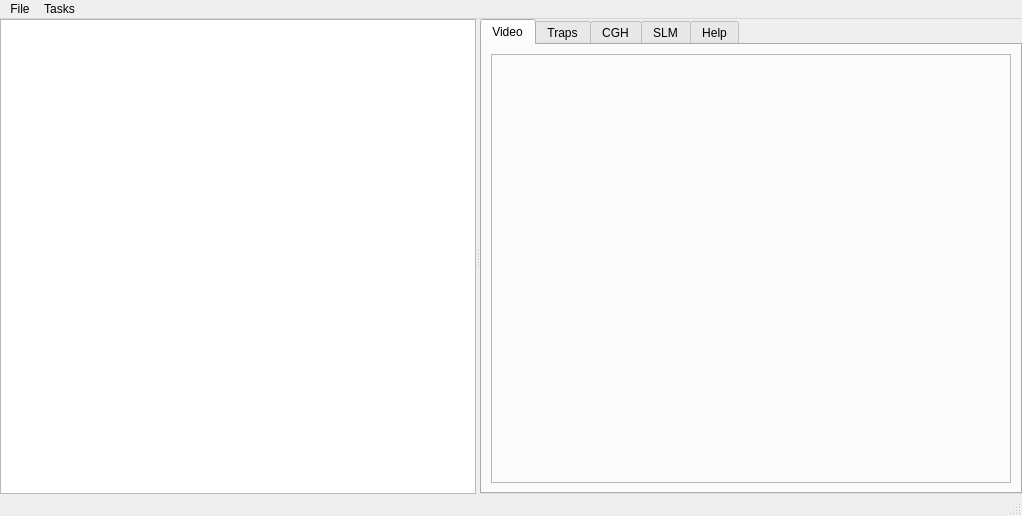
<?xml version="1.0" encoding="UTF-8"?>
<ui version="4.0">
 <class>MainWindow</class>
 <widget class="QMainWindow" name="MainWindow">
  <property name="geometry">
   <rect>
    <x>0</x>
    <y>0</y>
    <width>1022</width>
    <height>516</height>
   </rect>
  </property>
  <property name="windowTitle">
   <string>QHOT</string>
  </property>
  <widget class="QWidget" name="centralwidget">
   <layout class="QVBoxLayout" name="verticalLayout_5">
    <property name="leftMargin">
     <number>0</number>
    </property>
    <property name="topMargin">
     <number>0</number>
    </property>
    <property name="rightMargin">
     <number>0</number>
    </property>
    <property name="bottomMargin">
     <number>0</number>
    </property>
    <item>
     <widget class="QSplitter" name="splitter">
      <property name="orientation">
       <enum>Qt::Horizontal</enum>
      </property>
      <widget class="QHOTScreen" name="screen"/>
      <widget class="QTabWidget" name="tabWidget">
       <property name="currentIndex">
        <number>0</number>
       </property>
       <widget class="QWidget" name="videoTab">
        <attribute name="title">
         <string>Video</string>
        </attribute>
        <layout class="QVBoxLayout" name="verticalLayout_2">
         <item>
          <widget class="QDVRWidget" name="dvr">
           <property name="frameShape">
            <enum>QFrame::StyledPanel</enum>
           </property>
           <property name="frameShadow">
            <enum>QFrame::Raised</enum>
           </property>
          </widget>
         </item>
        </layout>
       </widget>
       <widget class="QWidget" name="trapTab">
        <attribute name="title">
         <string>Traps</string>
        </attribute>
        <layout class="QVBoxLayout" name="verticalLayout_3">
         <item>
          <widget class="QTrapWidget" name="traps">
           <property name="frameShape">
            <enum>QFrame::StyledPanel</enum>
           </property>
           <property name="frameShadow">
            <enum>QFrame::Raised</enum>
           </property>
          </widget>
         </item>
        </layout>
       </widget>
       <widget class="QWidget" name="cghTab">
        <attribute name="title">
         <string>CGH</string>
        </attribute>
        <layout class="QVBoxLayout" name="verticalLayout_4">
         <item>
          <widget class="QCGHTree" name="cghTree">
           <attribute name="headerVisible">
            <bool>false</bool>
           </attribute>
           <column>
            <property name="text">
             <string notr="true">1</string>
            </property>
           </column>
          </widget>
         </item>
        </layout>
       </widget>
       <widget class="QWidget" name="slmTab">
        <attribute name="title">
         <string>SLM</string>
        </attribute>
        <layout class="QVBoxLayout" name="verticalLayout_6">
         <item>
          <widget class="QSLMWidget" name="slmView"/>
         </item>
        </layout>
       </widget>
       <widget class="QWidget" name="helpTab">
        <attribute name="title">
         <string>Help</string>
        </attribute>
        <layout class="QVBoxLayout" name="verticalLayout">
         <item>
          <widget class="QWidget" name="helpButtons" native="true">
           <layout class="QHBoxLayout" name="horizontalLayout">
            <item>
             <widget class="QPushButton" name="helpBack">
              <property name="text">
               <string>Back</string>
              </property>
              <property name="icon">
               <iconset theme="QIcon::ThemeIcon::GoPrevious"/>
              </property>
             </widget>
            </item>
            <item>
             <widget class="QPushButton" name="helpHome">
              <property name="text">
               <string>Home</string>
              </property>
              <property name="icon">
               <iconset theme="QIcon::ThemeIcon::GoHome"/>
              </property>
             </widget>
            </item>
            <item>
             <widget class="QPushButton" name="helpForward">
              <property name="layoutDirection">
               <enum>Qt::RightToLeft</enum>
              </property>
              <property name="text">
               <string>Forward</string>
              </property>
              <property name="icon">
               <iconset theme="QIcon::ThemeIcon::GoNext"/>
              </property>
             </widget>
            </item>
           </layout>
          </widget>
         </item>
         <item>
          <widget class="QTextBrowser" name="helpBrowser"/>
         </item>
        </layout>
       </widget>
      </widget>
     </widget>
    </item>
   </layout>
  </widget>
  <widget class="QMenuBar" name="menubar">
   <property name="geometry">
    <rect>
     <x>0</x>
     <y>0</y>
     <width>1022</width>
     <height>37</height>
    </rect>
   </property>
   <widget class="QMenu" name="menuFile">
    <property name="title">
     <string>File</string>
    </property>
    <widget class="QMenu" name="menuExport">
     <property name="title">
      <string>Export</string>
     </property>
     <addaction name="actionSaveImage"/>
     <addaction name="actionSaveImageAs"/>
     <addaction name="actionSaveHologram"/>
     <addaction name="actionSaveHologramAs"/>
    </widget>
    <widget class="QMenu" name="menuPreferences">
     <property name="title">
      <string>Preferences</string>
     </property>
     <addaction name="actionSaveSettings"/>
     <addaction name="actionRestoreSettings"/>
    </widget>
    <addaction name="actionOpenTraps"/>
    <addaction name="actionSaveTraps"/>
    <addaction name="actionSaveTrapsAs"/>
    <addaction name="separator"/>
    <addaction name="menuExport"/>
    <addaction name="separator"/>
    <addaction name="menuPreferences"/>
    <addaction name="separator"/>
    <addaction name="actionQuit"/>
   </widget>
   <widget class="QMenu" name="menuTasks">
    <property name="title">
     <string>Tasks</string>
    </property>
    <widget class="QTrapMenu" name="menuAddTrap">
     <property name="title">
      <string>Add Trap</string>
     </property>
    </widget>
    <addaction name="menuAddTrap"/>
    <addaction name="actionClearTraps"/>
   </widget>
   <addaction name="menuFile"/>
   <addaction name="menuTasks"/>
  </widget>
  <widget class="QStatusBar" name="statusbar"/>
  <action name="actionOpenTraps">
   <property name="text">
    <string>Open Traps ...</string>
   </property>
  </action>
  <action name="actionSaveTraps">
   <property name="text">
    <string>Save Traps</string>
   </property>
  </action>
  <action name="actionSaveTrapsAs">
   <property name="text">
    <string>Save Traps As ...</string>
   </property>
  </action>
  <action name="actionSaveImage">
   <property name="text">
    <string>Save Image</string>
   </property>
  </action>
  <action name="actionQuit">
   <property name="text">
    <string>Quit</string>
   </property>
  </action>
  <action name="actionClearTraps">
   <property name="text">
    <string>Clear Traps</string>
   </property>
  </action>
  <action name="actionRestoreSettings">
   <property name="text">
    <string>Restore Settings</string>
   </property>
  </action>
  <action name="actionSaveSettings">
   <property name="text">
    <string>Save Settings</string>
   </property>
  </action>
  <action name="placeholder">
   <property name="enabled">
    <bool>false</bool>
   </property>
   <property name="text">
    <string>Optical Tweezer</string>
   </property>
  </action>
  <action name="actionSaveImageAs">
   <property name="text">
    <string>Save Image As ...</string>
   </property>
  </action>
  <action name="actionSaveHologram">
   <property name="text">
    <string>Save Hologram</string>
   </property>
  </action>
  <action name="actionSaveHologramAs">
   <property name="text">
    <string>Save Hologram As ...</string>
   </property>
  </action>
 </widget>
 <customwidgets>
  <customwidget>
   <class>QHOTScreen</class>
   <extends>QGraphicsView</extends>
   <header>QFab.lib.QHOTScreen</header>
   <slots>
    <signal>status(str)</signal>
    <slot>clearTraps()</slot>
    <slot>saveImage()</slot>
   </slots>
  </customwidget>
  <customwidget>
   <class>QDVRWidget</class>
   <extends>QFrame</extends>
   <header>QVideo.dvr.QDVRWidget</header>
   <container>1</container>
  </customwidget>
  <customwidget>
   <class>QTrapWidget</class>
   <extends>QFrame</extends>
   <header>QFab.lib.traps.QTrapWidget</header>
   <container>1</container>
  </customwidget>
  <customwidget>
   <class>QTrapMenu</class>
   <extends>QMenu</extends>
   <header>QFab.lib.traps.QTrapMenu</header>
  </customwidget>
  <customwidget>
   <class>QCGHTree</class>
   <extends>QTreeWidget</extends>
   <header>QFab.lib.holograms.QCGHTree</header>
  </customwidget>
  <customwidget>
   <class>QSLMWidget</class>
   <extends>QGraphicsView</extends>
   <header>QFab.lib.QSLMWidget</header>
  </customwidget>
 </customwidgets>
 <resources/>
 <connections>
  <connection>
   <sender>actionQuit</sender>
   <signal>triggered()</signal>
   <receiver>MainWindow</receiver>
   <slot>close()</slot>
   <hints>
    <hint type="sourcelabel">
     <x>-1</x>
     <y>-1</y>
    </hint>
    <hint type="destinationlabel">
     <x>510</x>
     <y>257</y>
    </hint>
   </hints>
  </connection>
  <connection>
   <sender>helpBack</sender>
   <signal>clicked()</signal>
   <receiver>helpBrowser</receiver>
   <slot>backward()</slot>
   <hints>
    <hint type="sourcelabel">
     <x>763</x>
     <y>110</y>
    </hint>
    <hint type="destinationlabel">
     <x>851</x>
     <y>297</y>
    </hint>
   </hints>
  </connection>
  <connection>
   <sender>helpHome</sender>
   <signal>clicked()</signal>
   <receiver>helpBrowser</receiver>
   <slot>home()</slot>
   <hints>
    <hint type="sourcelabel">
     <x>847</x>
     <y>110</y>
    </hint>
    <hint type="destinationlabel">
     <x>851</x>
     <y>297</y>
    </hint>
   </hints>
  </connection>
  <connection>
   <sender>helpForward</sender>
   <signal>clicked()</signal>
   <receiver>helpBrowser</receiver>
   <slot>forward()</slot>
   <hints>
    <hint type="sourcelabel">
     <x>935</x>
     <y>110</y>
    </hint>
    <hint type="destinationlabel">
     <x>851</x>
     <y>297</y>
    </hint>
   </hints>
  </connection>
  <connection>
   <sender>helpBrowser</sender>
   <signal>backwardAvailable(bool)</signal>
   <receiver>helpBack</receiver>
   <slot>setEnabled(bool)</slot>
   <hints>
    <hint type="sourcelabel">
     <x>851</x>
     <y>297</y>
    </hint>
    <hint type="destinationlabel">
     <x>763</x>
     <y>110</y>
    </hint>
   </hints>
  </connection>
  <connection>
   <sender>helpBrowser</sender>
   <signal>forwardAvailable(bool)</signal>
   <receiver>helpForward</receiver>
   <slot>setEnabled(bool)</slot>
   <hints>
    <hint type="sourcelabel">
     <x>851</x>
     <y>297</y>
    </hint>
    <hint type="destinationlabel">
     <x>935</x>
     <y>110</y>
    </hint>
   </hints>
  </connection>
  <connection>
   <sender>actionClearTraps</sender>
   <signal>triggered()</signal>
   <receiver>screen</receiver>
   <slot>clearTraps()</slot>
   <hints>
    <hint type="sourcelabel">
     <x>-1</x>
     <y>-1</y>
    </hint>
    <hint type="destinationlabel">
     <x>325</x>
     <y>262</y>
    </hint>
   </hints>
  </connection>
  <connection>
   <sender>actionOpenTraps</sender>
   <signal>triggered()</signal>
   <receiver>MainWindow</receiver>
   <slot>openTraps()</slot>
   <hints>
    <hint type="sourcelabel">
     <x>-1</x>
     <y>-1</y>
    </hint>
    <hint type="destinationlabel">
     <x>510</x>
     <y>257</y>
    </hint>
   </hints>
  </connection>
  <connection>
   <sender>actionSaveTraps</sender>
   <signal>triggered()</signal>
   <receiver>MainWindow</receiver>
   <slot>saveTraps()</slot>
   <hints>
    <hint type="sourcelabel">
     <x>-1</x>
     <y>-1</y>
    </hint>
    <hint type="destinationlabel">
     <x>510</x>
     <y>257</y>
    </hint>
   </hints>
  </connection>
  <connection>
   <sender>actionSaveTrapsAs</sender>
   <signal>triggered()</signal>
   <receiver>MainWindow</receiver>
   <slot>saveTrapsAs()</slot>
   <hints>
    <hint type="sourcelabel">
     <x>-1</x>
     <y>-1</y>
    </hint>
    <hint type="destinationlabel">
     <x>510</x>
     <y>257</y>
    </hint>
   </hints>
  </connection>
  <connection>
   <sender>actionSaveImage</sender>
   <signal>triggered()</signal>
   <receiver>MainWindow</receiver>
   <slot>saveImage()</slot>
   <hints>
    <hint type="sourcelabel">
     <x>-1</x>
     <y>-1</y>
    </hint>
    <hint type="destinationlabel">
     <x>510</x>
     <y>257</y>
    </hint>
   </hints>
  </connection>
  <connection>
   <sender>actionSaveImageAs</sender>
   <signal>triggered()</signal>
   <receiver>MainWindow</receiver>
   <slot>saveImageAs()</slot>
   <hints>
    <hint type="sourcelabel">
     <x>-1</x>
     <y>-1</y>
    </hint>
    <hint type="destinationlabel">
     <x>510</x>
     <y>257</y>
    </hint>
   </hints>
  </connection>
  <connection>
   <sender>actionSaveHologram</sender>
   <signal>triggered()</signal>
   <receiver>MainWindow</receiver>
   <slot>saveHologram()</slot>
   <hints>
    <hint type="sourcelabel">
     <x>-1</x>
     <y>-1</y>
    </hint>
    <hint type="destinationlabel">
     <x>510</x>
     <y>257</y>
    </hint>
   </hints>
  </connection>
  <connection>
   <sender>actionSaveHologramAs</sender>
   <signal>triggered()</signal>
   <receiver>MainWindow</receiver>
   <slot>saveHologramAs()</slot>
   <hints>
    <hint type="sourcelabel">
     <x>-1</x>
     <y>-1</y>
    </hint>
    <hint type="destinationlabel">
     <x>510</x>
     <y>257</y>
    </hint>
   </hints>
  </connection>
  <connection>
   <sender>actionSaveSettings</sender>
   <signal>triggered()</signal>
   <receiver>MainWindow</receiver>
   <slot>saveSettings()</slot>
   <hints>
    <hint type="sourcelabel">
     <x>-1</x>
     <y>-1</y>
    </hint>
    <hint type="destinationlabel">
     <x>510</x>
     <y>257</y>
    </hint>
   </hints>
  </connection>
  <connection>
   <sender>actionRestoreSettings</sender>
   <signal>triggered()</signal>
   <receiver>MainWindow</receiver>
   <slot>restoreSettings()</slot>
   <hints>
    <hint type="sourcelabel">
     <x>-1</x>
     <y>-1</y>
    </hint>
    <hint type="destinationlabel">
     <x>510</x>
     <y>257</y>
    </hint>
   </hints>
  </connection>
 </connections>
 <slots>
  <slot>setStatus(str)</slot>
  <slot>openTraps()</slot>
  <slot>saveTraps()</slot>
  <slot>saveTrapsAs()</slot>
  <slot>saveImage()</slot>
  <slot>saveImageAs()</slot>
  <slot>saveHologram()</slot>
  <slot>saveHologramAs()</slot>
  <slot>saveSettings()</slot>
  <slot>restoreSettings()</slot>
 </slots>
</ui>
